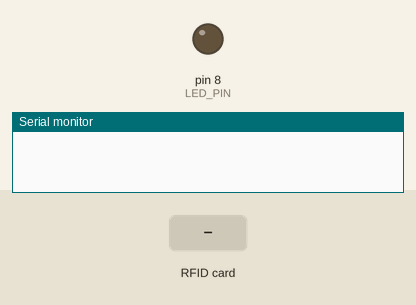
The sketch below on a simulated Arduino Uno, built with avr-gcc and run on an emulated ATmega328P. Parts: output pins drawn as LEDs (lit = HIGH), the last lines printed to the serial monitor. The test bench sets the inputs (shaded band). Pins used as bus, display or sensor lines are not drawn.

Above: at 1.2 s.
1.3 s: RFID card 5E 7A 19 C4 held to the reader
At 1.9 s:
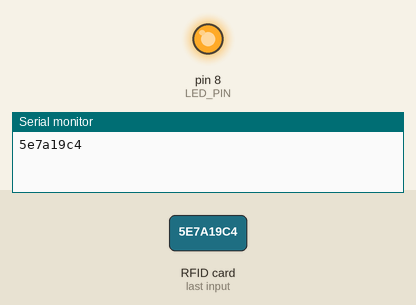
Timing chart, 0 to 4.3 s (numbered marks = the images above; inputs shaded):
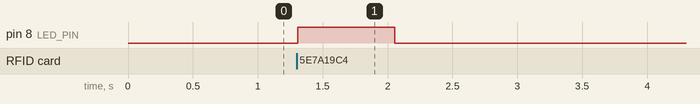

Measured:
- after the input at 1.3 s, pin 8 (LED_PIN): LOW → HIGH at once, → LOW 0.75 s later

The sketch:

arduino_card_reading.ino
```cpp
#include <SPI.h>
#include <MFRC522.h>

#define SS_PIN 10
#define RST_PIN 9
#define LED_PIN 8

MFRC522 mfrc522(SS_PIN, RST_PIN);
String lastRead = "";

void setup() {
  Serial.begin(9600);
  SPI.begin();
  mfrc522.PCD_Init();
  pinMode(LED_PIN, OUTPUT);
}

void loop() {
  if (!mfrc522.PICC_IsNewCardPresent() || !mfrc522.PICC_ReadCardSerial()) return;

  String read = "";
  for (byte i = 0; i < mfrc522.uid.size; i++) {
    if (mfrc522.uid.uidByte[i] < 0x10) read += "0";
    read += String(mfrc522.uid.uidByte[i], HEX);
  }

  Serial.println(read);
  lastRead = read;
  digitalWrite(LED_PIN,HIGH);
  delay(750);
  digitalWrite(LED_PIN,LOW);

  mfrc522.PICC_HaltA();
}
```
